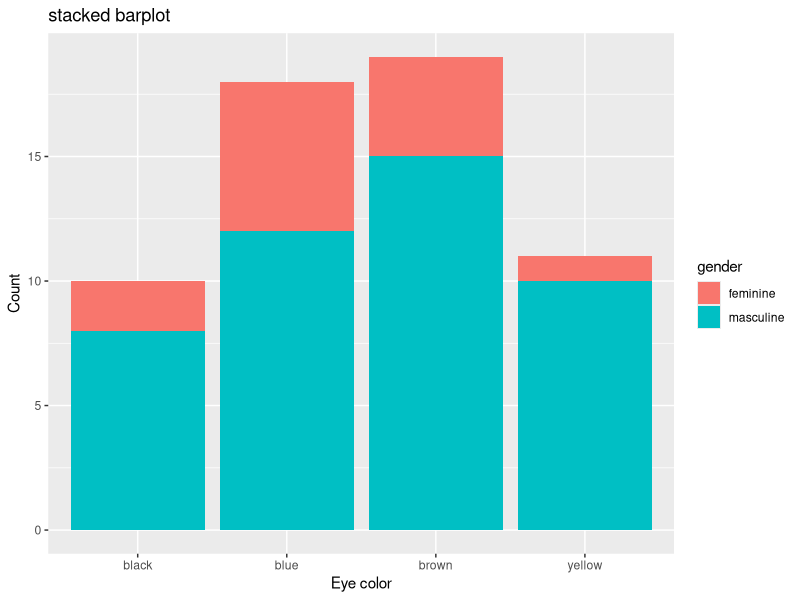

Here is the R script that generated this plot:
library(tidyverse)
starwars %>% 
  drop_na(eye_color,gender) %>% 
  filter(eye_color %in% c("black","brown","blue","yellow")) %>% 
  ggplot(aes(eye_color,fill=gender))+
    geom_bar()+
  labs(title = "stacked barplot",
       x = "Eye color",
       y="Count")
